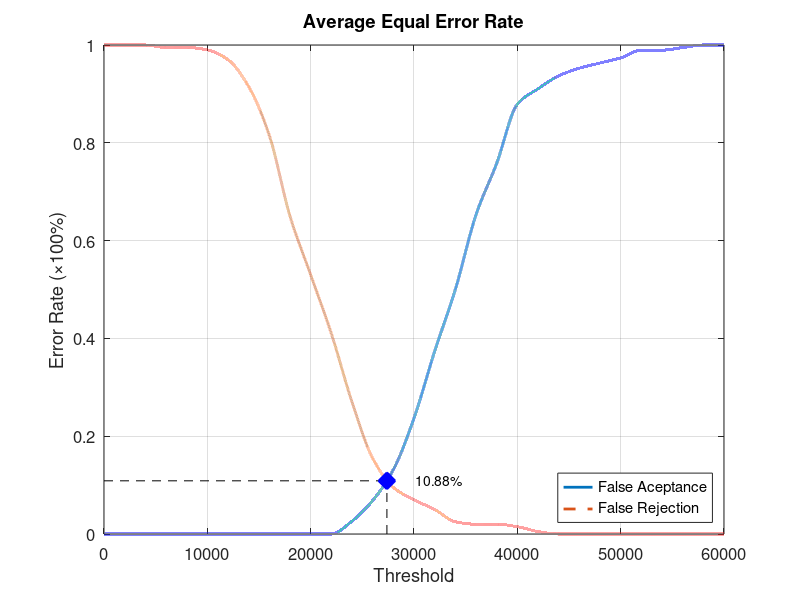
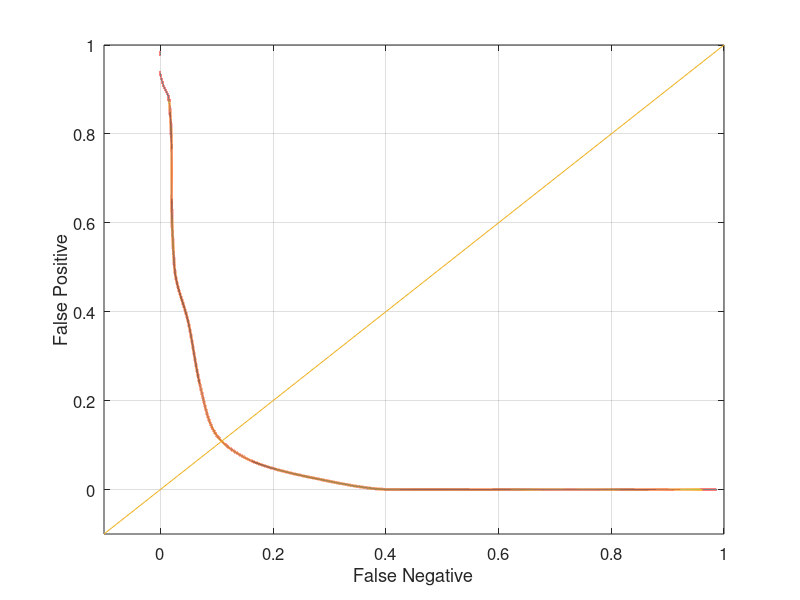

Here is the MATLAB script that generated these plots, in order:
function yEER = Database1_4
close all;
clear;
clc;
x = 0:2000:60000;
xq = 0:0.5:60000;

y0 = [0 0 0 0 0 0 0 0 0 0 0 0 0.0263158 0.0684211 0.131579 0.236842 0.373684 0.5 0.652632 0.757895 0.878947 0.910526 0.936842 0.952632 0.963158 0.973684 0.989474 0.989474 0.994737 1 1];
yy0 = interp1(x, y0, xq, 'pchip');
y1 = [1 1 1 0.995 0.995 0.99 0.97 0.915 0.815 0.65 0.53 0.41 0.27 0.155 0.095 0.07 0.05 0.025 0.02 0.02 0.015 0.005 0 0 0 0 0 0 0 0 0];
yy1 = interp1(x, y1, xq, 'pchip');

% Calculating EER: 
y2 = abs(y0 - y1);
find(y2 == min(y2))
yy2 = abs(yy0 - yy1);
xEER = find(yy2 == min(yy2));
xEERIndex = xq(xEER) % X-axis EER
yEER = yy0(xEER) % Y-axis EER

main = figure
plot(xq, yy0,'-','LineWidth', 2);	hold on
plot(xq, yy1,'--','LineWidth', 2);	hold on
plot([xEERIndex xEERIndex], [0 yEER], 'k--');	hold on
plot([0 xEERIndex], [yEER yEER], 'k--');	hold on
plot(xEERIndex, yEER, 'bx', 'LineWidth', 10);	hold on
text(xEERIndex + 10 * xEERIndex / 100, yEER, [num2str(round((10000 * yEER)) / 100) '%'])
legend('False Aceptance', 'False Rejection', 'Location', 'SouthEast')
xlabel('Threshold')
ylabel('Error Rate (\times100%)')
title('Average Equal Error Rate')
set(gca, 'FontSize', 12)
axis([0 60000 0 1])
grid on

print(main, 'Database1_4Main', '-dpng');
FNRxFPR = figure('Color', [1 1 1]);
plot(yy1, yy0, '-', yy1, yy0, 'LineWidth', 2);
hold on
y = -0.1:0.1:1
plot(y, y); 
set(gca, 'FontSize', 12)
xlabel('False Negative')
ylabel('False Positive')
axis([-0.1 1 -0.1 1])
set(gca, 'FontSize', 12)
grid on

print(FNRxFPR, 'Database1_4FNRxFPR','-dpng');
end
